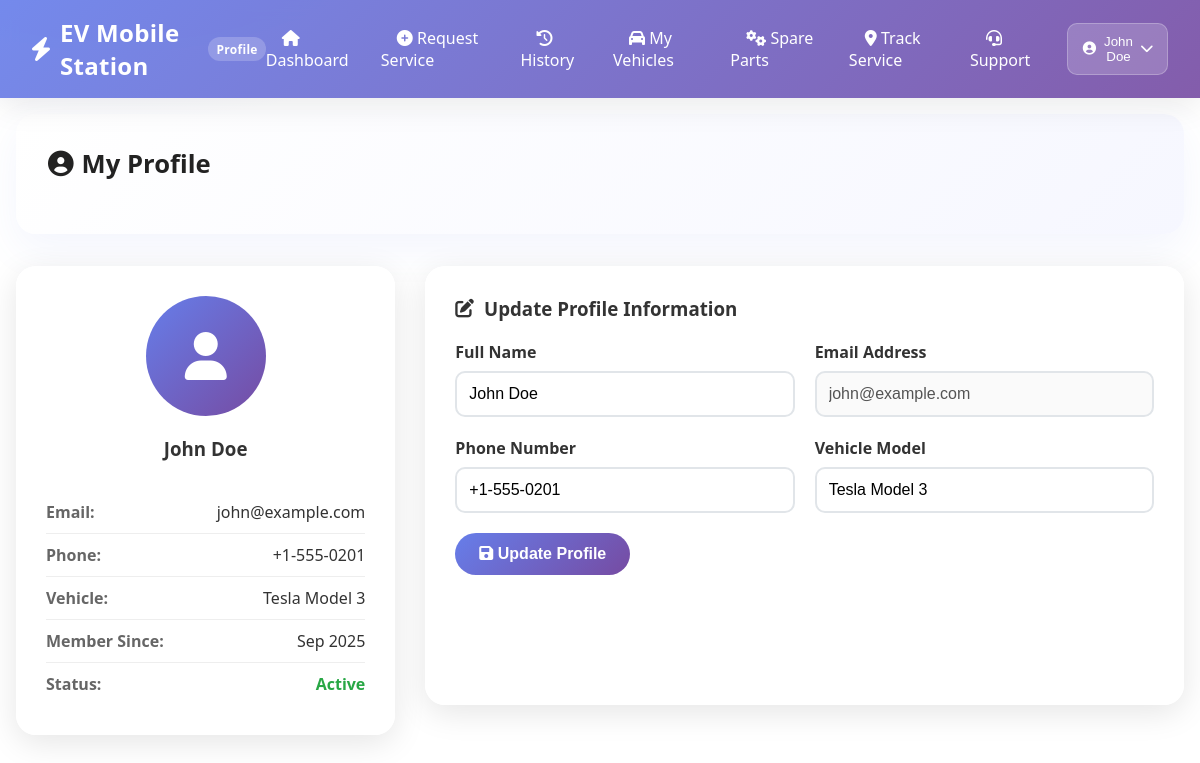
The app's page /profile.php (signed in) with its own data.
### tables this page shows
CREATE TABLE `users` (
  `id` int(11) NOT NULL,
  `username` varchar(50) NOT NULL,
  `email` varchar(100) NOT NULL,
  `password` varchar(255) NOT NULL,
  `full_name` varchar(100) NOT NULL,
  `phone` varchar(20) DEFAULT NULL,
  `vehicle_model` varchar(100) DEFAULT NULL,
  `vehicle_plate` varchar(20) DEFAULT NULL,
  `created_at` timestamp NOT NULL DEFAULT current_timestamp(),
  `updated_at` timestamp NOT NULL DEFAULT current_timestamp() ON UPDATE current_timestamp()
);

### config/database.php (called while the page is built, shortened)
<?php
class Database {
    private $host = 'localhost';
    private $db_name = 'ev_mobile_station';
    private $username = 'root';
    private $password = '';
    private $conn;
    private static $instance = null;
    public static function getInstance() {
        if (self::$instance === null) {
            self::$instance = new self();
        }
        return self::$instance;
    }
    public function getConnection() {
        if ($this->conn === null) {
            try {
                $this->conn = new PDO(
                    "mysql:host=" . $this->host . ";dbname=" . $this->db_name . ";charset=utf8mb4",
                    $this->username,
                    $this->password,
                    array(
                        PDO::ATTR_ERRMODE => PDO::ERRMODE_EXCEPTION,
                        PDO::ATTR_DEFAULT_FETCH_MODE => PDO::FETCH_ASSOC,
                        PDO::MYSQL_ATTR_INIT_COMMAND => "SET NAMES utf8mb4",
                        PDO::ATTR_PERSISTENT => false,
                        PDO::ATTR_EMULATE_PREPARES => false
                    )
                );
            } catch(PDOException $exception) {
                error_log("Database connection error: " . $exception->getMessage());
                throw new Exception("Database connection failed: " . $exception->getMessage());
            }
        }
        return $this->conn;
    }
    public function executeQuery($sql, $params = []) {
        try {
            $conn = $this->getConnection();
            $stmt = $conn->prepare($sql);
            $stmt->execute($params);
            return $stmt;
        } catch (Exception $e) {
            error_log("Query execution error: " . $e->getMessage());
            throw new Exception("Query execution failed: " . $e->getMessage());
        }
    }
}
?>

### includes/functions.php (called while the page is built, shortened)
<?php
require_once __DIR__ . '/../config/database.php';
class UserManager {
    private $db;
    public function __construct() {
        $this->db = Database::getInstance();
    }
    public function getUserById($id) {
        try {
            $sql = "SELECT id, username, email, full_name, phone, vehicle_model, vehicle_plate, created_at FROM users WHERE id = ?";
            $stmt = $this->db->executeQuery($sql, [$id]);
            return $stmt->fetch();
        } catch (Exception $e) {
            error_log("Get user error: " . $e->getMessage());
            return false;
        }
    }
}
?>

### profile.php (the view, shortened to what this page needs)
<?php
require_once 'includes/functions.php';
$user_id = (int)$_SESSION['user_id'];
$userManager = new UserManager();
$user = $userManager->getUserById($user_id);
?>
<!DOCTYPE html>
<html lang="en">
<head>
    <link rel="stylesheet" href="https://cdnjs.cloudflare.com/ajax/libs/font-awesome/6.0.0/css/all.min.css">
</head>
<body>
    <nav class="navbar">
        <div class="navbar-content">
            <a href="index.php" class="navbar-brand">
                <i class="fas fa-bolt"></i> EV Mobile Station
                <span class="brand-badge">Profile</span>
            </a>
            <ul class="navbar-nav">
                <li><a href="dashboard.php"><i class="fas fa-home"></i> Dashboard</a></li>
                <li><a href="request-service.php"><i class="fas fa-plus-circle"></i> Request Service</a></li>
                <li><a href="service-history.php"><i class="fas fa-history"></i> History</a></li>
                <li><a href="vehicles.php"><i class="fas fa-car"></i> My Vehicles</a></li>
                <li><a href="spares.php"><i class="fas fa-gears"></i> Spare Parts</a></li>
                <li><a href="track-service.php"><i class="fas fa-map-marker-alt"></i> Track Service</a></li>
                <li><a href="support.php"><i class="fas fa-headset"></i> Support</a></li>
                <li class="user-menu">
                    <button class="user-menu-toggle" onclick="toggleUserMenu()">
                        <i class="fas fa-user-circle"></i>
                        <?php echo htmlspecialchars($user['full_name'] ?? 'User'); ?>
                        <i class="fas fa-chevron-down"></i>
                    </button>
                </li>
            </ul>
        </div>
    </nav>
    <div class="main-content">
        <div class="welcome-section">
            <h1><i class="fas fa-user-circle"></i> My Profile</h1>
        </div>
        <div class="profile-grid">
            <div class="profile-card">
                <div class="profile-avatar">
                    <div class="avatar">
                        <i class="fas fa-user"></i>
                    </div>
                    <h3><?php echo htmlspecialchars($user['full_name'] ?? 'User'); ?></h3>
                </div>
                <div class="profile-info">
                    <div class="info-item">
                        <span class="info-label">Email:</span>
                        <span class="info-value"><?php echo htmlspecialchars($user['email'] ?? ''); ?></span>
                    </div>
                    <div class="info-item">
                        <span class="info-label">Phone:</span>
                        <span class="info-value"><?php echo htmlspecialchars($user['phone'] ?? ''); ?></span>
                    </div>
                    <div class="info-item">
                        <span class="info-label">Vehicle:</span>
                        <span class="info-value"><?php echo htmlspecialchars($user['vehicle_model'] ?? ''); ?></span>
                    </div>
                    <div class="info-item">
                        <span class="info-label">Member Since:</span>
                        <span class="info-value"><?php echo isset($user['created_at']) ? date('M Y', strtotime($user['created_at'])) : ''; ?></span>
                    </div>
                    <div class="info-item">
                        <span class="info-label">Status:</span>
                        <span class="info-value">
                            <span style="color: #28a745; font-weight: 600;">Active</span>
                        </span>
                    </div>
                </div>
            </div>
            <div class="form-section">
                <h3><i class="fas fa-edit"></i> Update Profile Information</h3>
                <form method="POST">
                    <div class="form-row">
                        <div class="form-group">
                            <label for="name">Full Name</label>
                            <input type="text" id="name" name="name" value="<?php echo htmlspecialchars($user['full_name'] ?? ''); ?>" required>
                        </div>
                        <div class="form-group">
                            <label for="email">Email Address</label>
                            <input type="email" id="email" name="email" value="<?php echo htmlspecialchars($user['email'] ?? ''); ?>" disabled>
                        </div>
                    </div>
                    <div class="form-row">
                        <div class="form-group">
                            <label for="phone">Phone Number</label>
                            <input type="tel" id="phone" name="phone" value="<?php echo htmlspecialchars($user['phone'] ?? ''); ?>" required>
                        </div>
                        <div class="form-group">
                            <label for="vehicle_model">Vehicle Model</label>
                            <input type="text" id="vehicle_model" name="vehicle_model" value="<?php echo htmlspecialchars($user['vehicle_model'] ?? ''); ?>" required>
                        </div>
                    </div>
                    <button type="submit" name="update_profile" class="btn btn-primary">
                        <i class="fas fa-save"></i> Update Profile
                    </button>
                </form>
            </div>
        </div>
    </div>
</body>
</html>

### profile.php (style rules this page uses)
* { margin: 0; padding: 0; box-sizing: border-box; }
body { font-family: 'Segoe UI', Tahoma, Geneva, Verdana, sans-serif; background: radial-gradient(1000px 500px at 10% -10%, #e6e9ff 0%, #ffffff 40%), radial-gradient(800px 400px at 110% 10%, #f5e6ff 0%, #ffffff 50%); color: #333; min-height: 100vh; }
.navbar { position: sticky; top: 0; background: linear-gradient(135deg, rgba(102,126,234,0.9) 0%, rgba(118,75,162,0.9) 100%); backdrop-filter: blur(8px); color: white; padding: 1rem 2rem; box-shadow: 0 8px 30px rgba(0,0,0,0.08); z-index: 1000; }
.navbar-content { display: flex; justify-content: space-between; align-items: center; width: 100%; margin: 0; }
.navbar-brand { font-size: 1.5rem; font-weight: bold; color: white; text-decoration: none; display: flex; align-items: center; gap: 0.6rem; letter-spacing: 0.3px; }
.brand-badge { font-size: 0.75rem; background: rgba(255,255,255,0.2); padding: 0.2rem 0.5rem; border-radius: 999px; }
.navbar-nav { display: flex; list-style: none; gap: 1rem; align-items: center; }
.navbar-nav a { color: white; text-decoration: none; transition: all 0.25s ease; padding: 0.5rem 1rem; border-radius: 8px; }
.user-menu { position: relative; }
.user-menu-toggle { background: rgba(255,255,255,0.18); border: 1px solid rgba(255,255,255,0.25); color: white; padding: 0.6rem 0.9rem; border-radius: 10px; cursor: pointer; display: flex; align-items: center; gap: 0.5rem; transition: all 0.25s ease; }
.main-content { width: 100%; max-width: none; margin: 1rem 0; padding: 0 1rem; }
.welcome-section { position: relative; background: linear-gradient(135deg, #ffffff 0%, #f6f7ff 100%); border-radius: 20px; padding: 2rem; min-height: 120px; margin-bottom: 2rem; box-shadow: 0 15px 40px rgba(102, 126, 234, 0.08); overflow: hidden; }
.welcome-section h1 { color: #222; margin: 0; font-size: 1.6rem; display:flex; align-items:center; gap:0.5rem; }
.profile-grid { display: grid; grid-template-columns: 1fr 2fr; gap: 30px; margin-bottom: 30px; }
.profile-card { background: rgba(255, 255, 255, 0.95); backdrop-filter: blur(10px); border-radius: 20px; padding: 30px; box-shadow: 0 8px 32px rgba(0, 0, 0, 0.1); }
.profile-avatar { text-align: center; margin-bottom: 30px; }
.avatar { width: 120px; height: 120px; border-radius: 50%; background: linear-gradient(135deg, #667eea, #764ba2); display: flex; align-items: center; justify-content: center; margin: 0 auto 20px; font-size: 48px; color: white; }
.info-item { display: flex; justify-content: space-between; padding: 10px 0; border-bottom: 1px solid #eee; }
.info-item:last-child { border-bottom: none; }
.info-label { font-weight: 600; color: #666; }
.info-value { color: #333; }
.form-section { background: rgba(255, 255, 255, 0.95); backdrop-filter: blur(10px); border-radius: 20px; padding: 30px; margin-bottom: 30px; box-shadow: 0 8px 32px rgba(0, 0, 0, 0.1); }
.form-section h3 { color: #333; margin-bottom: 20px; display: flex; align-items: center; gap: 10px; }
.form-group { margin-bottom: 20px; }
.form-group label { display: block; margin-bottom: 8px; color: #333; font-weight: 600; }
.form-group input, .form-group select, .form-group textarea { width: 100%; padding: 12px; border: 2px solid #e1e5e9; border-radius: 10px; font-size: 16px; transition: border-color 0.3s ease; }
.form-row { display: grid; grid-template-columns: 1fr 1fr; gap: 20px; }
.btn { padding: 12px 24px; border: none; border-radius: 25px; font-size: 16px; font-weight: 600; cursor: pointer; transition: all 0.3s ease; text-decoration: none; display: inline-block; text-align: center; }
.btn-primary { background: linear-gradient(135deg, #667eea, #764ba2); color: white; }

### records on screen
users: full_name "John Doe", email "john@example.com", phone "+1-555-0201", vehicle_model "Tesla Model 3", created_at "Sep 2025", name "John Doe"
